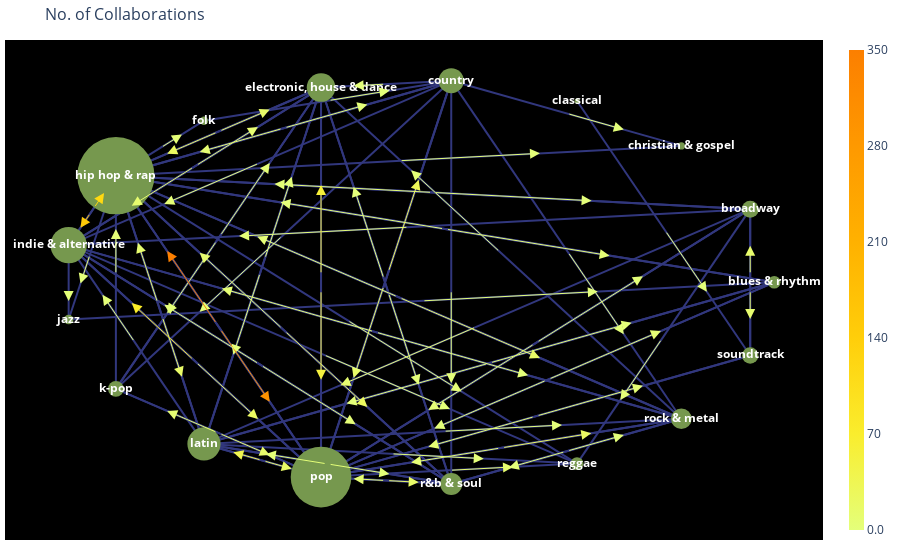

Notebook code cell kept with this figure:
### Code cell
generate_network_plotly(df)

### Figure 1 — Plotly figure (JSON) as saved in the notebook; plotly's stock layout.template omitted (floating-point values rounded to 4 significant figures; data arrays with more than 128 entries replaced by an {"elided": "..."} marker saying what was removed)
{"data": [{"hoverinfo": "none", "line": {"width": 2}, "mode": "lines", "opacity": 0.5, "type": "scatter", "x": {"elided": "246 float values"}, "y": {"elided": "246 float values"}}, {"hoverinfo": "text", "hovertext": ["16 artists", "39 artists", "3 artists", "1 artists", "126 artists", "187 artists", "5 artists", "3688 artists", "386 artists", "7 artists", "31 artists", "293 artists", "1785 artists", "86 artists", "17 artists", "71 artists", "35 artists"], "marker": {"color": "#76984e", "line": {"width": 0}, "opacity": 1, "showscale": false, "size": [12.6, 16.96, 7.211, 5, 25.07, 28.59, 8.55, 77.25, 36.41, 9.565, 15.71, 33.21, 60.65, 22.07, 12.86, 20.7, 16.36]}, "mode": "markers+text", "text": ["<b>blues & rhythm</b>", "<b>broadway</b>", "<b>christian & gospel</b>", "<b>classical</b>", "<b>country</b>", "<b>electronic, house & dance</b>", "<b>folk</b>", "<b>hip hop & rap</b>", "<b>indie & alternative</b>", "<b>jazz</b>", "<b>k-pop</b>", "<b>latin</b>", "<b>pop</b>", "<b>r&b & soul</b>", "<b>reggae</b>", "<b>rock & metal</b>", "<b>soundtrack</b>"], "textfont": {"color": "white"}, "type": "scatter", "x": [1, 0.9325, 0.739, 0.4457, 0.09227, -0.2737, -0.6026, -0.8502, -0.983, -0.983, -0.8502, -0.6026, -0.2737, 0.09227, 0.4457, 0.739, 0.9325], "y": [5.259e-09, 0.3612, 0.6737, 0.8952, 0.9957, 0.9618, 0.798, 0.5264, 0.1837, -0.1837, -0.5264, -0.798, -0.9618, -0.9957, -0.8952, -0.6737, -0.3612]}, {"hoverinfo": "none", "marker": {"cmax": 350, "cmin": 0, "colorbar": {"outlinewidth": 0, "thickness": 15, "tickformat": "0.2s", "tickvals": [0, 70, 140, 210, 280, 350]}, "colorscale": [[0, "#e4ff7a"], [0.2, "#faed2d"], [0.4, "#ffce0a"], [0.6, "#ffb100"], [0.8, "#fe9900"], [1, "#fc7f00"]], "showscale": true}, "mode": "markers", "type": "scatter", "x": [null], "y": [null]}], "layout": {"annotations": [{"arrowcolor": "#e4ff7a", "arrowhead": 2, "arrowsize": 2, "arrowwidth": 1, "ax": 0.07489, "axref": "x", "ay": 0.2632, "ayref": "y", "opacity": 1, "showarrow": true, "x": -0.3877, "xref": "x", "y": 0.3948, "yref": "y"}, {"arrowcolor": "#e4ff7a", "arrowhead": 2, "arrowsize": 2, "arrowwidth": 1, "ax": 0.1987, "axref": "x", "ay": -0.399, "ayref": "y", "opacity": 1, "showarrow": true, "x": -0.202, "xref": "x", "y": -0.5985, "yref": "y"}, {"arrowcolor": "#e4ff78", "arrowhead": 2, "arrowsize": 2, "arrowwidth": 1, "ax": 0.3632, "axref": "x", "ay": -0.4809, "ayref": "y", "opacity": 1, "showarrow": true, "x": 0.04475, "xref": "x", "y": -0.7214, "yref": "y"}, {"arrowcolor": "#e5fe77", "arrowhead": 2, "arrowsize": 2, "arrowwidth": 1, "ax": 0.04113, "axref": "x", "ay": 0.4438, "ayref": "y", "opacity": 1, "showarrow": true, "x": -0.4045, "xref": "x", "y": 0.4851, "yref": "y"}, {"arrowcolor": "#e5fe77", "arrowhead": 2, "arrowsize": 2, "arrowwidth": 1, "ax": -0.02525, "axref": "x", "ay": 0.2725, "ayref": "y", "opacity": 1, "showarrow": true, "x": -0.5041, "xref": "x", "y": 0.2281, "yref": "y"}, {"arrowcolor": "#e7fd71", "arrowhead": 2, "arrowsize": 2, "arrowwidth": 1, "ax": 0.1649, "axref": "x", "ay": -0.2184, "ayref": "y", "opacity": 1, "showarrow": true, "x": -0.2189, "xref": "x", "y": -0.5082, "yref": "y"}, {"arrowcolor": "#e5fe77", "arrowhead": 2, "arrowsize": 2, "arrowwidth": 1, "ax": 0.3294, "axref": "x", "ay": -0.3003, "ayref": "y", "opacity": 1, "showarrow": true, "x": 0.02787, "xref": "x", "y": -0.6311, "yref": "y"}, {"arrowcolor": "#e4ff7a", "arrowhead": 2, "arrowsize": 2, "arrowwidth": 1, "ax": 0.6891, "axref": "x", "ay": -0.267, "ayref": "y", "opacity": 1, "showarrow": true, "x": 0.5674, "xref": "x", "y": -0.5811, "yref": "y"}, {"arrowcolor": "#e7fc6f", "arrowhead": 2, "arrowsize": 2, "arrowwidth": 1, "ax": 0.9325, "axref": "x", "ay": -9.642e-09, "ayref": "y", "opacity": 1, "showarrow": true, "x": 0.9325, "xref": "x", "y": -0.1806, "yref": "y"}, {"arrowcolor": "#e4ff7a", "arrowhead": 2, "arrowsize": 2, "arrowwidth": 1, "ax": 0.6891, "axref": "x", "ay": 0.267, "ayref": "y", "opacity": 1, "showarrow": true, "x": 0.8108, "xref": "x", "y": -0.04714, "yref": "y"}, {"arrowcolor": "#e4ff7a", "arrowhead": 2, "arrowsize": 2, "arrowwidth": 1, "ax": 0.4156, "axref": "x", "ay": 0.8347, "ayref": "y", "opacity": 1, "showarrow": true, "x": 0.5773, "xref": "x", "y": 0.7542, "yref": "y"}, {"arrowcolor": "#e4ff7a", "arrowhead": 2, "arrowsize": 2, "arrowwidth": 1, "ax": -0.0907, "axref": "x", "ay": 0.9788, "ayref": "y", "opacity": 1, "showarrow": true, "x": -0.1822, "xref": "x", "y": 0.9703, "yref": "y"}, {"arrowcolor": "#e6fd72", "arrowhead": 2, "arrowsize": 2, "arrowwidth": 1, "ax": -0.379, "axref": "x", "ay": 0.7611, "ayref": "y", "opacity": 1, "showarrow": true, "x": -0.6146, "xref": "x", "y": 0.6438, "yref": "y"}, {"arrowcolor": "#e5fe77", "arrowhead": 2, "arrowsize": 2, "arrowwidth": 1, "ax": -0.4454, "axref": "x", "ay": 0.5897, "ayref": "y", "opacity": 1, "showarrow": true, "x": -0.7142, "xref": "x", "y": 0.3867, "yref": "y"}, {"arrowcolor": "#e4ff7a", "arrowhead": 2, "arrowsize": 2, "arrowwidth": 1, "ax": -0.379, "axref": "x", "ay": 0.2347, "ayref": "y", "opacity": 1, "showarrow": true, "x": -0.6146, "xref": "x", "y": -0.1459, "yref": "y"}, {"arrowcolor": "#e9fb69", "arrowhead": 2, "arrowsize": 2, "arrowwidth": 1, "ax": -0.0907, "axref": "x", "ay": 0.01695, "ayref": "y", "opacity": 1, "showarrow": true, "x": -0.1822, "xref": "x", "y": -0.4724, "yref": "y"}, {"arrowcolor": "#e4ff7a", "arrowhead": 2, "arrowsize": 2, "arrowwidth": 1, "ax": 0.09227, "axref": "x", "ay": -2.454e-08, "ayref": "y", "opacity": 1, "showarrow": true, "x": 0.09227, "xref": "x", "y": -0.4979, "yref": "y"}, {"arrowcolor": "#e4ff7a", "arrowhead": 2, "arrowsize": 2, "arrowwidth": 1, "ax": 0.4156, "axref": "x", "ay": 0.161, "ayref": "y", "opacity": 1, "showarrow": true, "x": 0.5773, "xref": "x", "y": -0.2563, "yref": "y"}, {"arrowcolor": "#ebf960", "arrowhead": 2, "arrowsize": 2, "arrowwidth": 1, "ax": -0.5619, "axref": "x", "ay": 0.7441, "ayref": "y", "opacity": 1, "showarrow": true, "x": -0.7061, "xref": "x", "y": 0.6353, "yref": "y"}, {"arrowcolor": "#e7fc6f", "arrowhead": 2, "arrowsize": 2, "arrowwidth": 1, "ax": -0.6283, "axref": "x", "ay": 0.5728, "ayref": "y", "opacity": 1, "showarrow": true, "x": -0.8056, "xref": "x", "y": 0.3783, "yref": "y"}, {"arrowcolor": "#e4ff78", "arrowhead": 2, "arrowsize": 2, "arrowwidth": 1, "ax": -0.5619, "axref": "x", "ay": 0.2177, "ayref": "y", "opacity": 1, "showarrow": true, "x": -0.7061, "xref": "x", "y": -0.1544, "yref": "y"}, {"arrowcolor": "#e4ff7a", "arrowhead": 2, "arrowsize": 2, "arrowwidth": 1, "ax": -0.4381, "axref": "x", "ay": 0.0819, "ayref": "y", "opacity": 1, "showarrow": true, "x": -0.5204, "xref": "x", "y": -0.3581, "yref": "y"}, {"arrowcolor": "#f5f13f", "arrowhead": 2, "arrowsize": 2, "arrowwidth": 1, "ax": -0.2737, "axref": "x", "ay": 5.259e-09, "ayref": "y", "opacity": 1, "showarrow": true, "x": -0.2737, "xref": "x", "y": -0.4809, "yref": "y"}, {"arrowcolor": "#e4ff78", "arrowhead": 2, "arrowsize": 2, "arrowwidth": 1, "ax": -0.0907, "axref": "x", "ay": -0.01695, "ayref": "y", "opacity": 1, "showarrow": true, "x": 0.0007854, "xref": "x", "y": -0.5063, "yref": "y"}, {"arrowcolor": "#e4ff7a", "arrowhead": 2, "arrowsize": 2, "arrowwidth": 1, "ax": -0.2552, "axref": "x", "ay": 0.8969, "ayref": "y", "opacity": 1, "showarrow": true, "x": -0.08146, "xref": "x", "y": 0.9463, "yref": "y"}, {"arrowcolor": "#e5fe75", "arrowhead": 2, "arrowsize": 2, "arrowwidth": 1, "ax": 0.07489, "axref": "x", "ay": 0.2632, "ayref": "y", "opacity": 1, "showarrow": true, "x": 0.5374, "xref": "x", "y": 0.1316, "yref": "y"}, {"arrowcolor": "#e4ff7a", "arrowhead": 2, "arrowsize": 2, "arrowwidth": 1, "ax": 0.04113, "axref": "x", "ay": 0.4438, "ayref": "y", "opacity": 1, "showarrow": true, "x": 0.4868, "xref": "x", "y": 0.4025, "yref": "y"}, {"arrowcolor": "#e4ff78", "arrowhead": 2, "arrowsize": 2, "arrowwidth": 1, "ax": -0.0556, "axref": "x", "ay": 0.6001, "ayref": "y", "opacity": 1, "showarrow": true, "x": 0.3417, "xref": "x", "y": 0.6369, "yref": "y"}, {"arrowcolor": "#e4ff7a", "arrowhead": 2, "arrowsize": 2, "arrowwidth": 1, "ax": -0.379, "axref": "x", "ay": 0.7611, "ayref": "y", "opacity": 1, "showarrow": true, "x": -0.1434, "xref": "x", "y": 0.8784, "yref": "y"}, {"arrowcolor": "#e9fb68", "arrowhead": 2, "arrowsize": 2, "arrowwidth": 1, "ax": -0.5619, "axref": "x", "ay": 0.7441, "ayref": "y", "opacity": 1, "showarrow": true, "x": -0.4178, "xref": "x", "y": 0.853, "yref": "y"}, {"arrowcolor": "#e5fe77", "arrowhead": 2, "arrowsize": 2, "arrowwidth": 1, "ax": -0.7264, "axref": "x", "ay": 0.6622, "ayref": "y", "opacity": 1, "showarrow": true, "x": -0.6645, "xref": "x", "y": 0.7301, "yref": "y"}, {"arrowcolor": "#ffca08", "arrowhead": 2, "arrowsize": 2, "arrowwidth": 1, "ax": -0.9166, "axref": "x", "ay": 0.3551, "ayref": "y", "opacity": 1, "showarrow": true, "x": -0.9498, "xref": "x", "y": 0.2694, "yref": "y"}, {"arrowcolor": "#e4ff7a", "arrowhead": 2, "arrowsize": 2, "arrowwidth": 1, "ax": -0.9166, "axref": "x", "ay": 0.1713, "ayref": "y", "opacity": 1, "showarrow": true, "x": -0.9498, "xref": "x", "y": -0.006204, "yref": "y"}, {"arrowcolor": "#e9fb68", "arrowhead": 2, "arrowsize": 2, "arrowwidth": 1, "ax": -0.7264, "axref": "x", "ay": -0.1358, "ayref": "y", "opacity": 1, "showarrow": true, "x": -0.6645, "xref": "x", "y": -0.4669, "yref": "y"}, {"arrowcolor": "#fe9200", "arrowhead": 2, "arrowsize": 2, "arrowwidth": 1, "ax": -0.5619, "axref": "x", "ay": -0.2177, "ayref": "y", "opacity": 1, "showarrow": true, "x": -0.4178, "xref": "x", "y": -0.5898, "yref": "y"}, {"arrowcolor": "#ecf95f", "arrowhead": 2, "arrowsize": 2, "arrowwidth": 1, "ax": -0.379, "axref": "x", "ay": -0.2347, "ayref": "y", "opacity": 1, "showarrow": true, "x": -0.1434, "xref": "x", "y": -0.6152, "yref": "y"}, {"arrowcolor": "#e5fe77", "arrowhead": 2, "arrowsize": 2, "arrowwidth": 1, "ax": -0.2022, "axref": "x", "ay": -0.1844, "ayref": "y", "opacity": 1, "showarrow": true, "x": 0.1217, "xref": "x", "y": -0.5398, "yref": "y"}, {"arrowcolor": "#e9fb68", "arrowhead": 2, "arrowsize": 2, "arrowwidth": 1, "ax": -0.0556, "axref": "x", "ay": -0.07363, "ayref": "y", "opacity": 1, "showarrow": true, "x": 0.3417, "xref": "x", "y": -0.3737, "yref": "y"}, {"arrowcolor": "#e7fd71", "arrowhead": 2, "arrowsize": 2, "arrowwidth": 1, "ax": -0.6283, "axref": "x", "ay": 0.5728, "ayref": "y", "opacity": 1, "showarrow": true, "x": -0.451, "xref": "x", "y": 0.7673, "yref": "y"}, {"arrowcolor": "#ffd911", "arrowhead": 2, "arrowsize": 2, "arrowwidth": 1, "ax": -0.9166, "axref": "x", "ay": 0.3551, "ayref": "y", "opacity": 1, "showarrow": true, "x": -0.8834, "xref": "x", "y": 0.4408, "yref": "y"}, {"arrowcolor": "#e4ff78", "arrowhead": 2, "arrowsize": 2, "arrowwidth": 1, "ax": -0.983, "axref": "x", "ay": 3.506e-08, "ayref": "y", "opacity": 1, "showarrow": true, "x": -0.983, "xref": "x", "y": -0.09187, "yref": "y"}, {"arrowcolor": "#ebf962", "arrowhead": 2, "arrowsize": 2, "arrowwidth": 1, "ax": -0.6283, "axref": "x", "ay": -0.389, "ayref": "y", "opacity": 1, "showarrow": true, "x": -0.451, "xref": "x", "y": -0.6754, "yref": "y"}, {"arrowcolor": "#e5fe77", "arrowhead": 2, "arrowsize": 2, "arrowwidth": 1, "ax": -0.4454, "axref": "x", "ay": -0.406, "ayref": "y", "opacity": 1, "showarrow": true, "x": -0.1765, "xref": "x", "y": -0.7009, "yref": "y"}, {"arrowcolor": "#e4ff7a", "arrowhead": 2, "arrowsize": 2, "arrowwidth": 1, "ax": -0.2686, "axref": "x", "ay": -0.3557, "ayref": "y", "opacity": 1, "showarrow": true, "x": 0.08856, "xref": "x", "y": -0.6254, "yref": "y"}, {"arrowcolor": "#e4ff78", "arrowhead": 2, "arrowsize": 2, "arrowwidth": 1, "ax": -0.122, "axref": "x", "ay": -0.245, "ayref": "y", "opacity": 1, "showarrow": true, "x": 0.3085, "xref": "x", "y": -0.4593, "yref": "y"}, {"arrowcolor": "#e4ff7a", "arrowhead": 2, "arrowsize": 2, "arrowwidth": 1, "ax": 0.008513, "axref": "x", "ay": -0.09187, "ayref": "y", "opacity": 1, "showarrow": true, "x": 0.5043, "xref": "x", "y": -0.04594, "yref": "y"}, {"arrowcolor": "#e5fe77", "arrowhead": 2, "arrowsize": 2, "arrowwidth": 1, "ax": -0.5619, "axref": "x", "ay": 0.2177, "ayref": "y", "opacity": 1, "showarrow": true, "x": -0.4178, "xref": "x", "y": 0.5898, "yref": "y"}, {"arrowcolor": "#e5fe77", "arrowhead": 2, "arrowsize": 2, "arrowwidth": 1, "ax": -0.8502, "axref": "x", "ay": 3.506e-08, "ayref": "y", "opacity": 1, "showarrow": true, "x": -0.8502, "xref": "x", "y": 0.2632, "yref": "y"}, {"arrowcolor": "#e8fb6b", "arrowhead": 2, "arrowsize": 2, "arrowwidth": 1, "ax": -0.5619, "axref": "x", "ay": -0.7441, "ayref": "y", "opacity": 1, "showarrow": true, "x": -0.4178, "xref": "x", "y": -0.853, "yref": "y"}, {"arrowcolor": "#e4ff78", "arrowhead": 2, "arrowsize": 2, "arrowwidth": 1, "ax": 0.1987, "axref": "x", "ay": -0.399, "ayref": "y", "opacity": 1, "showarrow": true, "x": 0.5993, "xref": "x", "y": -0.1995, "yref": "y"}, {"arrowcolor": "#e4ff7a", "arrowhead": 2, "arrowsize": 2, "arrowwidth": 1, "ax": -0.4381, "axref": "x", "ay": 0.0819, "ayref": "y", "opacity": 1, "showarrow": true, "x": -0.3559, "xref": "x", "y": 0.5219, "yref": "y"}, {"arrowcolor": "#e7fc6f", "arrowhead": 2, "arrowsize": 2, "arrowwidth": 1, "ax": -0.7264, "axref": "x", "ay": -0.1358, "ayref": "y", "opacity": 1, "showarrow": true, "x": -0.7883, "xref": "x", "y": 0.1953, "yref": "y"}, {"arrowcolor": "#e4ff78", "arrowhead": 2, "arrowsize": 2, "arrowwidth": 1, "ax": -0.7928, "axref": "x", "ay": -0.3071, "ayref": "y", "opacity": 1, "showarrow": true, "x": -0.8879, "xref": "x", "y": -0.06169, "yref": "y"}, {"arrowcolor": "#eafa66", "arrowhead": 2, "arrowsize": 2, "arrowwidth": 1, "ax": -0.4381, "axref": "x", "ay": -0.8799, "ayref": "y", "opacity": 1, "showarrow": true, "x": -0.3559, "xref": "x", "y": -0.9209, "yref": "y"}, {"arrowcolor": "#e4ff78", "arrowhead": 2, "arrowsize": 2, "arrowwidth": 1, "ax": -0.2552, "axref": "x", "ay": -0.8969, "ayref": "y", "opacity": 1, "showarrow": true, "x": -0.08146, "xref": "x", "y": -0.9463, "yref": "y"}, {"arrowcolor": "#e4ff7a", "arrowhead": 2, "arrowsize": 2, "arrowwidth": 1, "ax": -0.07845, "axref": "x", "ay": -0.8466, "ayref": "y", "opacity": 1, "showarrow": true, "x": 0.1836, "xref": "x", "y": -0.8709, "yref": "y"}, {"arrowcolor": "#e4ff7a", "arrowhead": 2, "arrowsize": 2, "arrowwidth": 1, "ax": 0.06819, "axref": "x", "ay": -0.7359, "ayref": "y", "opacity": 1, "showarrow": true, "x": 0.4036, "xref": "x", "y": -0.7048, "yref": "y"}, {"arrowcolor": "#e5fe75", "arrowhead": 2, "arrowsize": 2, "arrowwidth": 1, "ax": 0.3632, "axref": "x", "ay": -0.4809, "ayref": "y", "opacity": 1, "showarrow": true, "x": 0.6816, "xref": "x", "y": -0.2405, "yref": "y"}, {"arrowcolor": "#e4ff78", "arrowhead": 2, "arrowsize": 2, "arrowwidth": 1, "ax": 0.3294, "axref": "x", "ay": -0.3003, "ayref": "y", "opacity": 1, "showarrow": true, "x": 0.6309, "xref": "x", "y": 0.03047, "yref": "y"}, {"arrowcolor": "#eef757", "arrowhead": 2, "arrowsize": 2, "arrowwidth": 1, "ax": -0.0907, "axref": "x", "ay": 0.01695, "ayref": "y", "opacity": 1, "showarrow": true, "x": 0.0007856, "xref": "x", "y": 0.5063, "yref": "y"}, {"arrowcolor": "#f6ef39", "arrowhead": 2, "arrowsize": 2, "arrowwidth": 1, "ax": -0.2737, "axref": "x", "ay": 5.259e-09, "ayref": "y", "opacity": 1, "showarrow": true, "x": -0.2737, "xref": "x", "y": 0.4809, "yref": "y"}, {"arrowcolor": "#fc7f00", "arrowhead": 2, "arrowsize": 2, "arrowwidth": 1, "ax": -0.5619, "axref": "x", "ay": -0.2177, "ayref": "y", "opacity": 1, "showarrow": true, "x": -0.7061, "xref": "x", "y": 0.1544, "yref": "y"}, {"arrowcolor": "#fbec29", "arrowhead": 2, "arrowsize": 2, "arrowwidth": 1, "ax": -0.6283, "axref": "x", "ay": -0.389, "ayref": "y", "opacity": 1, "showarrow": true, "x": -0.8056, "xref": "x", "y": -0.1026, "yref": "y"}, {"arrowcolor": "#e6fd72", "arrowhead": 2, "arrowsize": 2, "arrowwidth": 1, "ax": -0.5619, "axref": "x", "ay": -0.7441, "ayref": "y", "opacity": 1, "showarrow": true, "x": -0.7061, "xref": "x", "y": -0.6353, "yref": "y"}, {"arrowcolor": "#f0f550", "arrowhead": 2, "arrowsize": 2, "arrowwidth": 1, "ax": -0.4381, "axref": "x", "ay": -0.8799, "ayref": "y", "opacity": 1, "showarrow": true, "x": -0.5204, "xref": "x", "y": -0.839, "yref": "y"}, {"arrowcolor": "#e9fb69", "arrowhead": 2, "arrowsize": 2, "arrowwidth": 1, "ax": -0.0907, "axref": "x", "ay": -0.9788, "ayref": "y", "opacity": 1, "showarrow": true, "x": 0.0007854, "xref": "x", "y": -0.9873, "yref": "y"}, {"arrowcolor": "#e7fc6f", "arrowhead": 2, "arrowsize": 2, "arrowwidth": 1, "ax": 0.08604, "axref": "x", "ay": -0.9285, "ayref": "y", "opacity": 1, "showarrow": true, "x": 0.2659, "xref": "x", "y": -0.9118, "yref": "y"}, {"arrowcolor": "#ebf962", "arrowhead": 2, "arrowsize": 2, "arrowwidth": 1, "ax": 0.2327, "axref": "x", "ay": -0.8178, "ayref": "y", "opacity": 1, "showarrow": true, "x": 0.4858, "xref": "x", "y": -0.7457, "yref": "y"}, {"arrowcolor": "#e5fe75", "arrowhead": 2, "arrowsize": 2, "arrowwidth": 1, "ax": 0.3294, "axref": "x", "ay": -0.6615, "ayref": "y", "opacity": 1, "showarrow": true, "x": 0.6309, "xref": "x", "y": -0.5114, "yref": "y"}, {"arrowcolor": "#e4ff7a", "arrowhead": 2, "arrowsize": 2, "arrowwidth": 1, "ax": -0.0907, "axref": "x", "ay": -0.01695, "ayref": "y", "opacity": 1, "showarrow": true, "x": -0.1822, "xref": "x", "y": 0.4724, "yref": "y"}, {"arrowcolor": "#e7fc6f", "arrowhead": 2, "arrowsize": 2, "arrowwidth": 1, "ax": -0.379, "axref": "x", "ay": -0.2347, "ayref": "y", "opacity": 1, "showarrow": true, "x": -0.6146, "xref": "x", "y": 0.1459, "yref": "y"}, {"arrowcolor": "#e4ff78", "arrowhead": 2, "arrowsize": 2, "arrowwidth": 1, "ax": -0.4454, "axref": "x", "ay": -0.406, "ayref": "y", "opacity": 1, "showarrow": true, "x": -0.7142, "xref": "x", "y": -0.1111, "yref": "y"}, {"arrowcolor": "#e4ff78", "arrowhead": 2, "arrowsize": 2, "arrowwidth": 1, "ax": -0.2552, "axref": "x", "ay": -0.8969, "ayref": "y", "opacity": 1, "showarrow": true, "x": -0.4289, "xref": "x", "y": -0.8474, "yref": "y"}, {"arrowcolor": "#e6fe74", "arrowhead": 2, "arrowsize": 2, "arrowwidth": 1, "ax": -0.0907, "axref": "x", "ay": -0.9788, "ayref": "y", "opacity": 1, "showarrow": true, "x": -0.1822, "xref": "x", "y": -0.9703, "yref": "y"}, {"arrowcolor": "#e4ff7a", "arrowhead": 2, "arrowsize": 2, "arrowwidth": 1, "ax": 0.4156, "axref": "x", "ay": -0.8347, "ayref": "y", "opacity": 1, "showarrow": true, "x": 0.5773, "xref": "x", "y": -0.7542, "yref": "y"}, {"arrowcolor": "#e4ff78", "arrowhead": 2, "arrowsize": 2, "arrowwidth": 1, "ax": 0.2327, "axref": "x", "ay": 0.1441, "ayref": "y", "opacity": 1, "showarrow": true, "x": -0.02049, "xref": "x", "y": 0.5529, "yref": "y"}, {"arrowcolor": "#e5fe77", "arrowhead": 2, "arrowsize": 2, "arrowwidth": 1, "ax": -0.0556, "axref": "x", "ay": -0.07363, "ayref": "y", "opacity": 1, "showarrow": true, "x": -0.4529, "xref": "x", "y": 0.2264, "yref": "y"}, {"arrowcolor": "#e5fe75", "arrowhead": 2, "arrowsize": 2, "arrowwidth": 1, "ax": -0.122, "axref": "x", "ay": -0.245, "ayref": "y", "opacity": 1, "showarrow": true, "x": -0.5525, "xref": "x", "y": -0.03061, "yref": "y"}, {"arrowcolor": "#e6fe74", "arrowhead": 2, "arrowsize": 2, "arrowwidth": 1, "ax": 0.2327, "axref": "x", "ay": -0.8178, "ayref": "y", "opacity": 1, "showarrow": true, "x": -0.02049, "xref": "x", "y": -0.8898, "yref": "y"}, {"arrowcolor": "#e4ff7a", "arrowhead": 2, "arrowsize": 2, "arrowwidth": 1, "ax": 0.4156, "axref": "x", "ay": -0.8347, "ayref": "y", "opacity": 1, "showarrow": true, "x": 0.254, "xref": "x", "y": -0.9152, "yref": "y"}, {"arrowcolor": "#e8fc6c", "arrowhead": 2, "arrowsize": 2, "arrowwidth": 1, "ax": 0.9325, "axref": "x", "ay": -9.642e-09, "ayref": "y", "opacity": 1, "showarrow": true, "x": 0.9325, "xref": "x", "y": 0.1806, "yref": "y"}, {"arrowcolor": "#e6fe74", "arrowhead": 2, "arrowsize": 2, "arrowwidth": 1, "ax": 0.3294, "axref": "x", "ay": -0.6615, "ayref": "y", "opacity": 1, "showarrow": true, "x": 0.02787, "xref": "x", "y": -0.8117, "yref": "y"}], "hovermode": "closest", "margin": {"b": 20, "l": 5, "r": 5, "t": 40}, "plot_bgcolor": "rgb(0,0,0)", "showlegend": false, "title": {"font": {"size": 16}, "text": "No. of Collaborations"}, "xaxis": {"showgrid": false, "showticklabels": false, "zeroline": false}, "yaxis": {"showgrid": false, "showticklabels": false, "zeroline": false}}}
